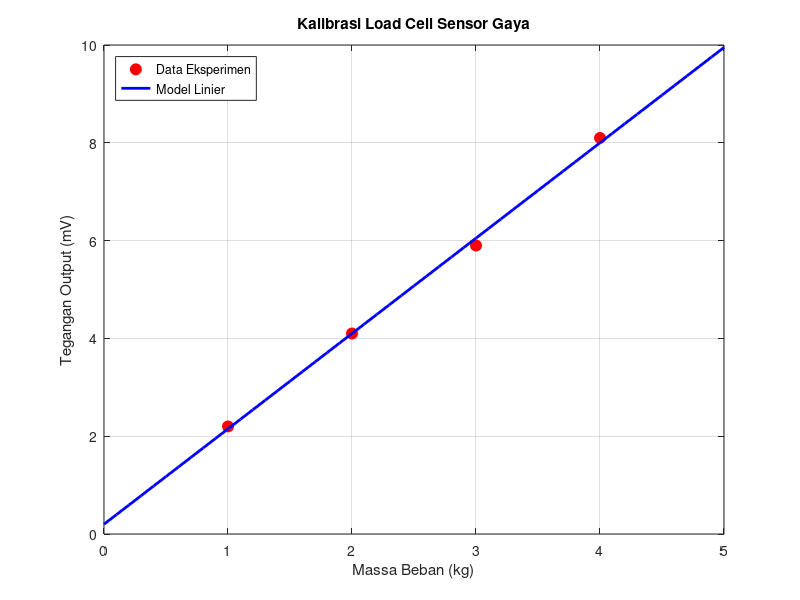
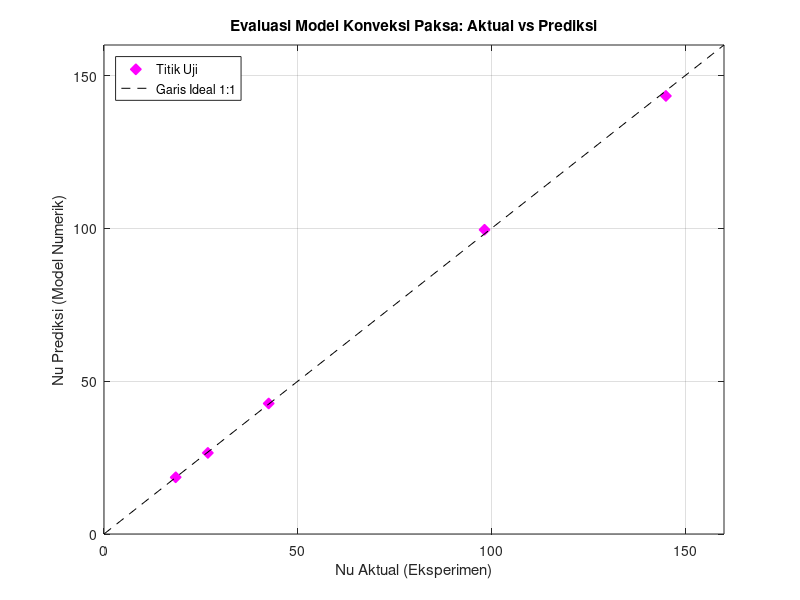

These charts were generated, in order, by the following MATLAB code:
clear; clc; close all;

% =========================================================================
% JURUSAN TEKNIK MESIN - UNIVERSITAS MALIKUSSALEH
% Kode Penyelesaian Analisis Regresi Numerik
% =========================================================================

%% KASUS 1: KALIBRASI SENSOR GAYA (LINEAR REGRESSION)
fprintf('====================================\n');
fprintf('KASUS 1: KALIBRASI SENSOR GAYA\n');
fprintf('====================================\n');

x_gaya = [1; 2; 3; 4];
y_tegangan = [2.2; 4.1; 5.9; 8.1];
n1 = length(x_gaya);

% Perhitungan koefisien memakai matriks penurun murni
X1 = [ones(n1, 1), x_gaya];
A1 = X1 \ y_tegangan; % Menyelesaikan dengan least-squares murni

a0 = A1(1);
a1 = A1(2);

fprintf('Persamaan Garis: y = %.3f + %.3f * x\n\n', a0, a1);

% Plot Grafik Kasus 1
figure(1);
plot(x_gaya, y_tegangan, 'ro', 'MarkerFaceColor', 'r', 'MarkerSize', 8); hold on;
x_fit = 0:0.1:5;
y_fit = a0 + a1 * x_fit;
plot(x_fit, y_fit, 'b-', 'LineWidth', 2);
grid on;
title('Kalibrasi Load Cell Sensor Gaya');
xlabel('Massa Beban (kg)');
ylabel('Tegangan Output (mV)');
legend('Data Eksperimen', 'Model Linier', 'Location', 'NorthWest');


%% KASUS 2: KORELASI PERPINDAHAN PANAS KONVEKSI (MULTIVARIABLE REGRESSION)
fprintf('====================================\n');
fprintf('KASUS 2: KORELASI EMPIRIS KONVEKSI\n');
fprintf('====================================\n');

% Definisi Data Hasil Uji Lab
Re = [1200; 2500; 5000; 8500; 12000];
Pr = [0.71; 0.71; 1.00; 4.30; 7.00];
Nu = [18.5; 26.8; 42.5; 98.2; 145.0];
n2 = length(Nu);

% Transformasi ke persamaan linier multivariabel
Y_mult = log(Nu);
x1_mult = log(Re);
x2_mult = log(Pr);

% Menyusun Matriks Desain Kompak X
X2 = [ones(n2, 1), x1_mult, x2_mult];

% Menyelesaikan Sistem Persamaan Normal (X^T * X) * A = X^T * Y
A2 = (X2' * X2) \ (X2' * Y_mult);

% Ekstraksi Nilai Parameter Fisik Asli
C_konstanta = exp(A2(1));
m_eksponen = A2(2);
n_eksponen = A2(3);

fprintf('Konstanta C          : %.4f\n', C_konstanta);
fprintf('Eksponen m (Reynolds): %.4f\n', m_eksponen);
fprintf('Eksponen n (Prandtl) : %.4f\n', n_eksponen);
fprintf('Persamaan Empiris: Nu = %.3f * Re^(%.3f) * Pr^(%.3f)\n', C_konstanta, m_eksponen, n_eksponen);

% Menghitung Kualitas Validitas (R^2)
Y_prediksi = X2 * A2;
St = sum((Y_mult - mean(Y_mult)).^2);
Sr = sum((Y_mult - Y_prediksi).^2);
R2 = (St - Sr) / St;
fprintf('Koefisien Determinasi R^2: %.5f\n', R2);

% Visualisasi Perbandingan Prediksi vs Aktual
figure(2);
plot(Nu, exp(Y_prediksi), 'md', 'MarkerFaceColor', 'm', 'MarkerSize', 8); hold on;
plot([0, 160], [0, 160], 'k--'); % Garis ideal 45 derajat
grid on;
axis([0 160 0 160]);
title('Evaluasi Model Konveksi Paksa: Aktual vs Prediksi');
xlabel('Nu Aktual (Eksperimen)');
ylabel('Nu Prediksi (Model Numerik)');
legend('Titik Uji', 'Garis Ideal 1:1', 'Location', 'NorthWest');
